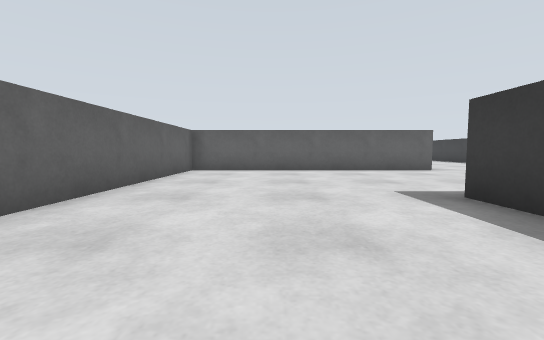
View 1 (above)

16 first-person views from a walk through a Gazebo world. The camera is 0.12 m above the floor, tilts 4° down and sees 90° across. The floor is counted in squares, 0.2 m on a side. Each view is taken from the middle of a square. On the plan, view 1 faces up. The plan holds only what a view shows up to about 9 squares ahead; the rest is blank. The place goes on beyond the plan.

View 2
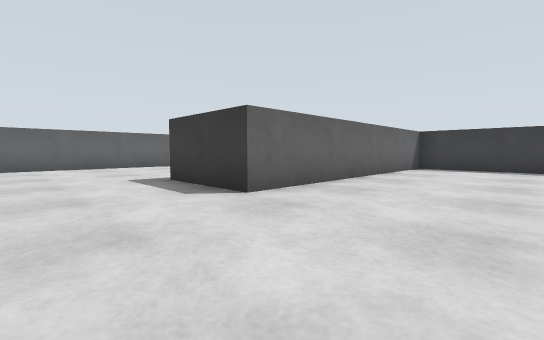

View 3
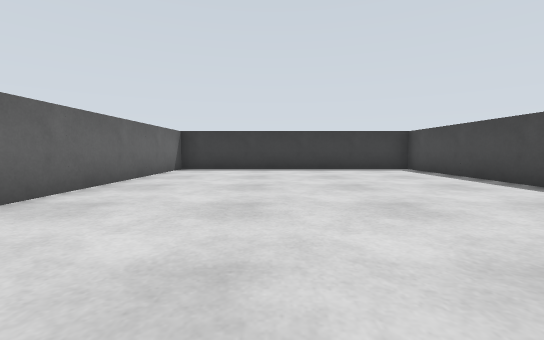

View 4
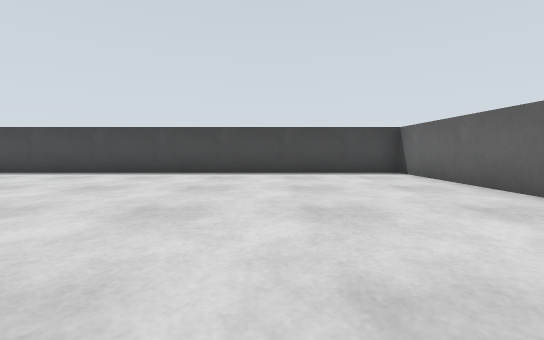

View 5
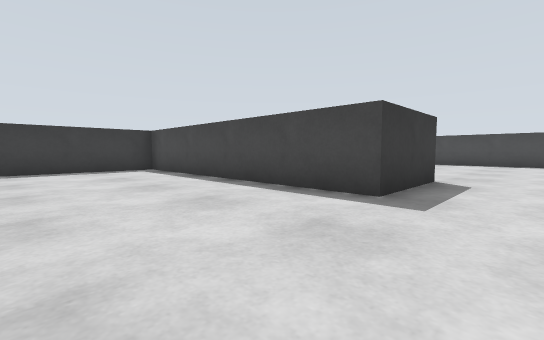

View 6
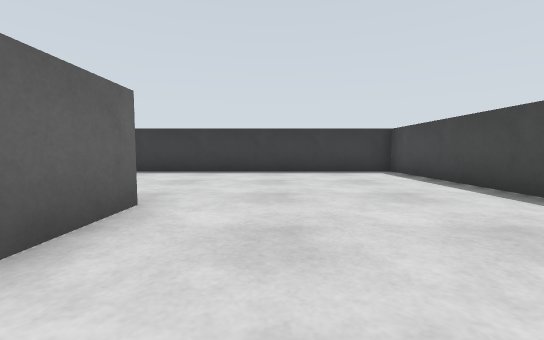

View 7
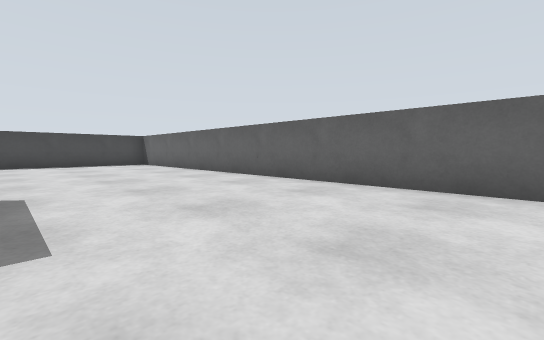

View 8
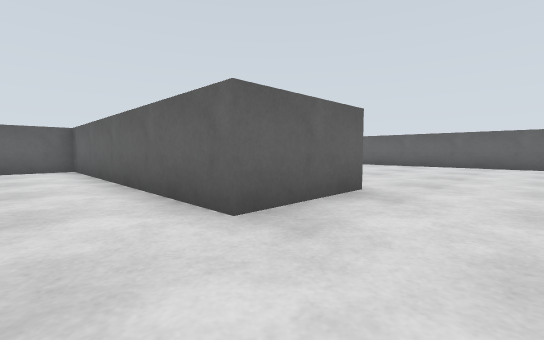

View 9
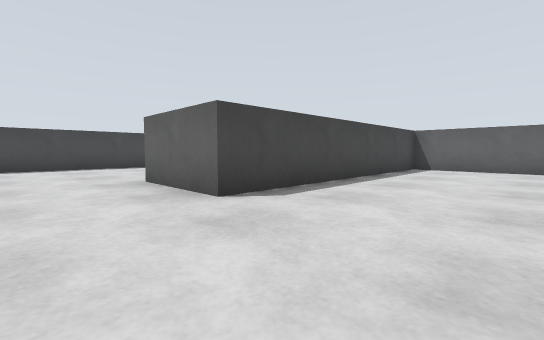

View 10
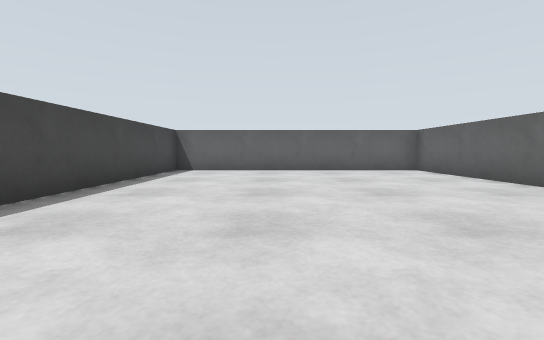

View 11
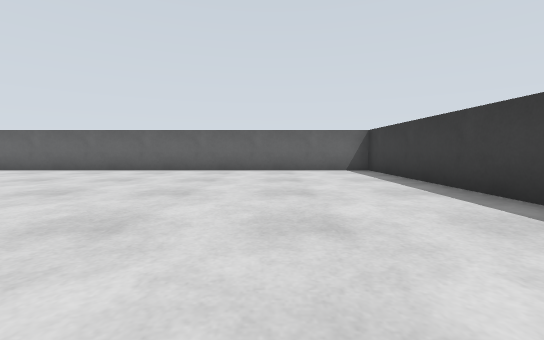

View 12
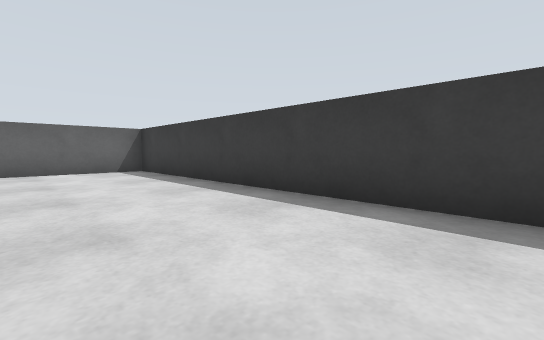

View 13
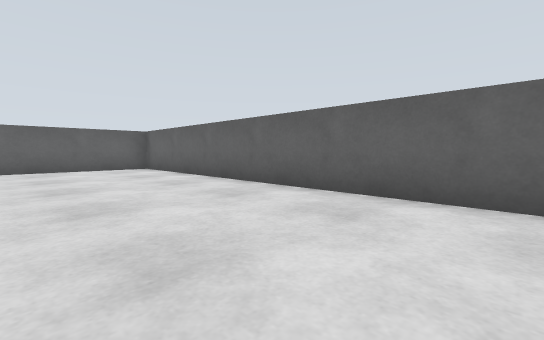

View 14
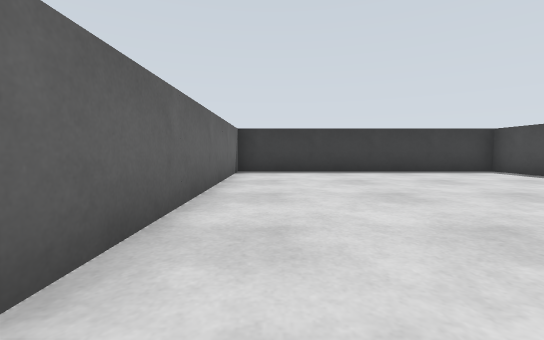

View 15
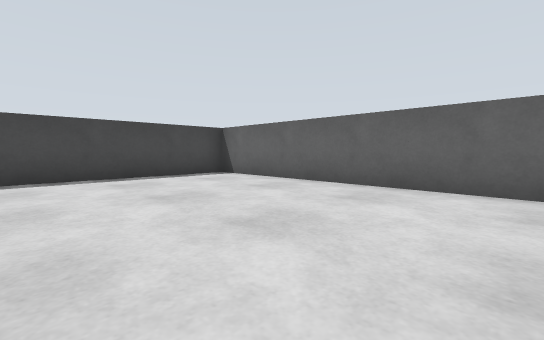

View 16
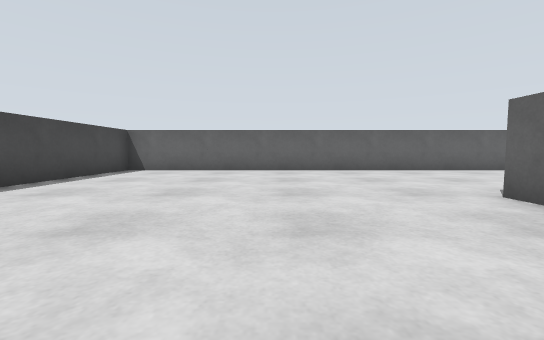

### Floor plan
Points are (right, up) in squares from view 1. A wall is a line through its corners. A room is listed if a view was taken in it or the views show most of it. See-through windows are left out.
Room 1 (views 1, 2, 3, 4, 5, 6, 7, 8, 14, 15, 16)
walls: (5, 8.5) (-2.5, 8.5) (-2.5, -6.5) (10, -6.5) (10, 1) (2.5, 1) (2.5, 3.5) (10, 3.5) (10, 7.5)
ways out: opening at (7.5, 8) to room 2
Room 2 (views 9, 10, 11, 12, 13)
walls: (10, 7.5) (10, 18.5) (-2.5, 18.5) (-2.5, 11) (5, 11) (5, 8.5)
ways out: opening at (7.5, 8) to room 1

Positions as (right, up) in squares from view 1, and headings:
1: (0, 0), facing up
2: (0, -2), facing up-right
3: (1, -2), facing right
4: (1, 1), facing down
5: (1, 7), facing down-right
6: (2, 7), facing right
7: (2, 6), facing down-left
8: (7, 7), facing up-left
9: (7, 14), facing down-left
10: (6, 14), facing left
11: (7, 10), facing up
12: (7, 10), facing up-right
13: (7, 15), facing up-left
14: (2, 0), facing right
15: (2, 0), facing down-left
16: (6, -2), facing left
